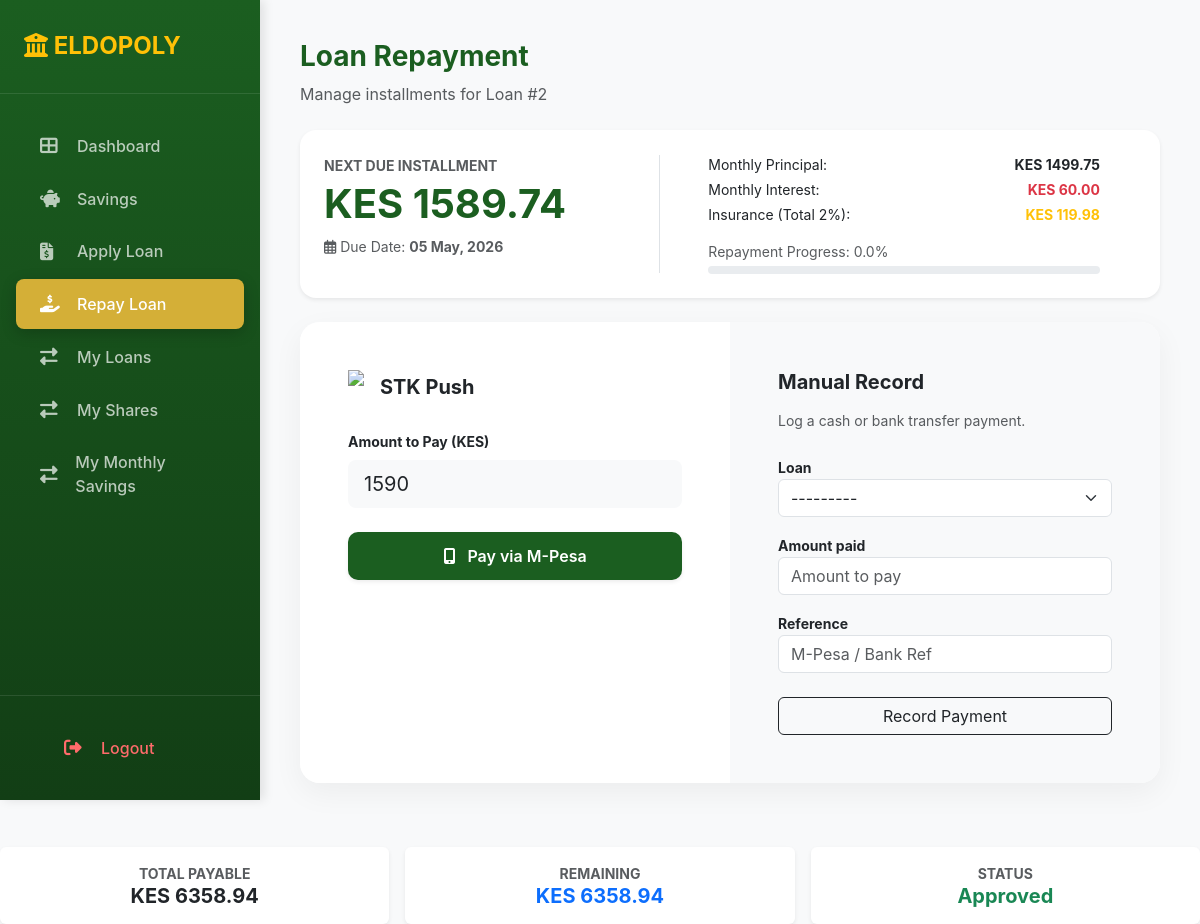
The page /pay_loan (signed in) on the database its author committed.
### home/models.py (models this page shows, shortened)
class Loan(models.Model):
    STATUS = (
    ('pending', 'Pending'),
    ('approved', 'Approved'),
    ('partially_approved', 'Partially Approved'),
    ('disbursed', 'Disbursed'),
    ('defaulted', 'Defaulted'),
    ('completed', 'Completed'),
    ('rejected', 'Rejected'),
)
    member = models.ForeignKey(Profile, on_delete=models.CASCADE,related_name="member_loans")
    purpose = models.ForeignKey(LoanPurpose, on_delete=models.SET_NULL, null=True)
    amount = models.DecimalField(max_digits=10, decimal_places=2)
    Othes_Guarantor = models.CharField(max_length=56,blank=True,null=True)
    interest_rate = models.DecimalField(max_digits=10, decimal_places=2, default=Decimal('12.00'))  # Default interest rate of 12%
    insurance= models.DecimalField(max_digits=10,decimal_places=2 , null=True, blank=True)
    duration_months = models.IntegerField(
        validators=[MinValueValidator(1),
                    MaxValueValidator(48)])
    status = models.CharField(max_length=20, choices=STATUS, default='pending')
    admin_approved = models.BooleanField(default=False)
    staff_approved = models.BooleanField(default=False)
    treasurer_approved = models.BooleanField(default=False)
    application_date = models.DateTimeField(auto_now_add=True)
    approval_date = models.DateTimeField(null=True, blank=True)
    is_disbursed = models.BooleanField(default=False)
    disbursed_at = models.DateTimeField(null=True, blank=True)
    def __str__(self):
        return f"Loan {self.id} - {self.member}"

class LoanRepaymentSchedule(models.Model):
    loan = models.ForeignKey(Loan, on_delete=models.CASCADE)
    installment_number = models.IntegerField()
    due_date = models.DateField()
    amount_due = models.DecimalField(max_digits=10, decimal_places=2)
    is_paid = models.BooleanField(default=False)

### home/views.py (the view)
@login_required
def pay_loan(request):
    profile = request.user.profile
    active_loan = Loan.objects.filter(
        member=profile,
        status__in=['approved', 'disbursed']
    ).order_by('-id').first()
    if not active_loan:
        messages.info(request, "No active loan found to pay.")
        return redirect('member_dashboard')
    overdue_schedules = LoanRepaymentSchedule.objects.filter(
        loan=active_loan,
        is_paid=False,
        due_date__lt=date.today()
    )
    penalty_rate = Decimal('0.02')
    total_penalty = Decimal('0.00')
    for inst in overdue_schedules:
        months = (date.today().year - inst.due_date.year) * 12 + (date.today().month - inst.due_date.month)
        if months > 0:
            total_penalty += inst.amount_due * penalty_rate * months
    if request.method == "POST":
        if request.user.user_type == '4':  # Member
            messages.error(request, "Members can only pay via M-Pesa.")
            return redirect('pay_loan')
        form = LoanRepaymentForm(request.POST, user_profile=profile)
        if form.is_valid():
            try:
                with transaction.atomic():
                    repayment = form.save(commit=False)
                    repayment.member = profile
                    repayment.loan = active_loan
                    repayment.save()
                    amount = repayment.amount_paid
                    schedules = LoanRepaymentSchedule.objects.filter(
                        loan=active_loan,
                        is_paid=False
                    ).order_by('due_date')
                    for inst in schedules:
                        if amount <= 0:
                            break
                        if amount >= inst.amount_due:
                            amount -= inst.amount_due
                            inst.is_paid = True
                            inst.save()
                        else:
                            break
                    if amount > 0:
                        MonthlyContribution.objects.create(
                            member=profile,
                            amount=amount,
                            month=timezone.now().date()
                        )
                    total_payable = LoanRepaymentSchedule.objects.filter(
                        loan=active_loan
                    ).aggregate(Sum('amount_due'))['amount_due__sum'] or Decimal('0')
                    total_paid = LoanRepayment.objects.filter(
                        loan=active_loan
                    ).aggregate(Sum('amount_paid'))['amount_paid__sum'] or Decimal('0')
                    if total_paid >= (total_payable + total_penalty):
                        active_loan.status = 'completed'
                        active_loan.save()
                messages.success(request, f"Payment of KES {repayment.amount_paid:,.2f} recorded.")
                return redirect('pay_loan')
            except Exception as e:
                messages.error(request, f"Error: {str(e)}")
    else:
        form = LoanRepaymentForm(user_profile=profile)
    total_loan_payable = LoanRepaymentSchedule.objects.filter(
        loan=active_loan
    ).aggregate(Sum('amount_due'))['amount_due__sum'] or Decimal('0')
    total_repaid = LoanRepayment.objects.filter(
        loan=active_loan
    ).aggregate(Sum('amount_paid'))['amount_paid__sum'] or Decimal('0')
    remaining_balance = (total_loan_payable - total_repaid) + total_penalty
    next_installment = LoanRepaymentSchedule.objects.filter(
        loan=active_loan,
        is_paid=False
    ).order_by('due_date').first()
    duration = active_loan.duration_months or 1
    insurance_total = active_loan.amount * Decimal('0.02')
    monthly_principal = active_loan.amount / duration
    monthly_insurance = insurance_total / duration
    if next_installment:
        monthly_interest = next_installment.amount_due - monthly_principal - monthly_insurance
    else:
        monthly_interest = Decimal('0')
    progress_percent = (total_repaid / total_loan_payable * 100) if total_loan_payable > 0 else 0
    return render(request, 'pay_loan.html', {
        'form': form,
        'active_loan': active_loan,
        'remaining_balance': remaining_balance,
        'total_loan_payable': total_loan_payable,
        'next_installment': next_installment,
        'monthly_principal': monthly_principal,
        'monthly_interest': monthly_interest,
        'insurance_amount': insurance_total,
        'progress_percent': progress_percent,
        'total_penalty': total_penalty,
    })

### home/forms.py
class LoanRepaymentForm(forms.ModelForm):
    class Meta:
        model = LoanRepayment
        fields = ['loan', 'amount_paid', 'reference']
        widgets = {
            'loan': forms.Select(attrs={'class': 'form-select'}),
            'amount_paid': forms.NumberInput(attrs={'class': 'form-control', 'placeholder': 'Amount to pay'}),
            'reference': forms.TextInput(attrs={'class': 'form-control', 'placeholder': 'M-Pesa / Bank Ref'}),
        }
    def __init__(self, *args, **kwargs):
        user_profile = kwargs.pop('user_profile', None)
        super().__init__(*args, **kwargs)
        if user_profile:
            self.fields['loan'].queryset = Loan.objects.filter(
    member=user_profile,
    status__in=['approved', 'disbursed']
)

### Users/models.py (called while the page is built)
    def __str__(self):
        return f"{self.user.get_full_name() or self.user.username}"

### home/templates/pay_loan.html (shortened to what this page needs)
{% load static %}
<!DOCTYPE html>
<html lang="en">
<head>
    <link href="https://cdn.jsdelivr.net/npm/bootstrap@5.3.0/dist/css/bootstrap.min.css" rel="stylesheet">
    <link rel="stylesheet" href="https://cdnjs.cloudflare.com/ajax/libs/font-awesome/6.4.0/css/all.min.css">
</head>
<body>
<div class="sidebar">
    <div class="sidebar-brand">
        <h4 class="fw-bold text-warning mb-0"><i class="fas fa-university"></i> <span>ELDOPOLY</span></h4>
    </div>
    <div class="nav-menu">
        <a href="{% url 'member_dashboard' %}"><i class="fas fa-th-large"></i> <span>Dashboard</span></a>
        <a href="{% url 'deposit_savings' %}"><i class="fas fa-piggy-bank"></i> <span>Savings</span></a>
        <a href="{% url 'apply_loan' %}"><i class="fas fa-file-invoice-dollar"></i> <span>Apply Loan</span></a>
        <a href="{% url 'pay_loan' %}" class="active"><i class="fas fa-hand-holding-usd"></i> <span>Repay Loan</span></a>
        <a href="{% url 'my_loans' %}"><i class="fas fa-exchange-alt"></i> My Loans</a>
        <a href="{% url 'my_shares' %}"><i class="fas fa-exchange-alt"></i> My Shares</a>
        <a href="{% url 'my_savings' %}"><i class="fas fa-exchange-alt"></i> My Monthly Savings</a>
    </div>
    <div class="sidebar-footer">
        <a href="{% url 'Logout' %}" class="logout-link"><i class="fas fa-sign-out-alt"></i> <span>Logout</span></a>
    </div>
</div>
<div class="main-content">
    <div class="mb-4">
        <h3 class="fw-bold" style="color: var(--eldo-green);">Loan Repayment</h3>
        <p class="text-muted">Manage installments for Loan #{{ active_loan.id }}</p>
    </div>
    {% if next_installment %}
    <div class="card border-0 shadow-sm rounded-4 mb-4 bg-white">
        <div class="card-body p-4">
            <div class="row align-items-center">
                <div class="col-md-5 border-end text-center text-md-start">
                    <p class="text-muted mb-1 small text-uppercase fw-bold">Next Due Installment</p>
                    <h2 class="display-6 fw-bold" style="color: var(--eldo-green);">
                        KES {{ next_installment.amount_due|floatformat:2 }}
                    </h2>
                    <p class="text-muted small"><i class="far fa-calendar-alt"></i> Due Date: <strong>{{ next_installment.due_date|date:"d M, Y" }}</strong></p>
                </div>
                <div class="col-md-7 px-lg-5">
                    <div class="d-flex justify-content-between mb-1 small">
                        <span>Monthly Principal:</span>
                        <span class="fw-bold">KES {{ monthly_principal|floatformat:2 }}</span>
                    </div>
                    <div class="d-flex justify-content-between mb-1 small">
                        <span>Monthly Interest:</span>
                        <span class="fw-bold text-danger">KES {{ monthly_interest|floatformat:2 }}</span>
                    </div>
                    <div class="d-flex justify-content-between mb-1 small">
                        <span>Insurance (Total 2%):</span>
                        <span class="fw-bold text-warning">KES {{ insurance_amount|floatformat:2 }}</span>
                    </div>
                    <div class="mt-3">
                        <small class="text-muted d-block mb-1">Repayment Progress: {{ progress_percent|floatformat:1 }}%</small>
                        <div class="progress progress-thin">
                        </div>
                    </div>
                </div>
            </div>
        </div>
    </div>
    <d<div class="card payment-card mb-4">
    <div class="row g-0">
        <div class="col-md-6 p-4 p-lg-5 bg-white">
            <div class="d-flex align-items-center mb-4">
                <img src="https://upload.wikimedia.org/wikipedia/commons/1/15/M-PESA_LOGO-01.svg" height="35" class="me-3">
                <h5 class="fw-bold mb-0">STK Push</h5>
            </div>
            <form id="mpesaForm" action="{% url 'initiate_stk_push' %}" method="POST">
                <div class="mb-4">
                    <label class="form-label small fw-bold">Amount to Pay (KES)</label>
                    <input type="number" name="amount" class="form-control form-control-lg bg-light border-0" value="{{ next_installment.amount_due|floatformat:0 }}">
                </div>
                <button type="button" onclick="confirmMpesa()" class="btn btn-green w-100 shadow-sm">
                    <i class="fas fa-mobile-alt me-2"></i> Pay via M-Pesa
                </button>
            </form>
        </div>
        {% if request.user.user_type == '3' %}
        <div class="col-md-6 p-4 p-lg-5 bg-light">
            <h5 class="fw-bold mb-3">Manual Record</h5>
            <p class="small text-muted mb-4">Log a cash or bank transfer payment.</p>
            <form id="manualForm" method="post">
                {% for field in form %}
                    <div class="mb-3">
                        <label class="small fw-bold">{{ field.label }}</label>
                        {{ field }}
                    </div>
                {% endfor %}
                <button type="button" onclick="confirmManual()" class="btn btn-outline-dark w-100 mt-2">
                    Record Payment
                </button>
            </form>
        </div>
        {% endif %}
    </div>
</div>
    <div class="row g-3">
        <div class="col-md-4">
            <div class="card border-0 shadow-sm p-3 text-center">
                <small class="text-muted fw-bold text-uppercase">Total Payable</small>
                <h5 class="fw-bold mb-0">KES {{ total_loan_payable|floatformat:2 }}</h5>
            </div>
        </div>
        <div class="col-md-4">
            <div class="card border-0 shadow-sm p-3 text-center">
                <small class="text-muted fw-bold text-uppercase">Remaining</small>
                <h5 class="fw-bold mb-0 text-primary">KES {{ remaining_balance|floatformat:2 }}</h5>
            </div>
        </div>
        <div class="col-md-4">
            <div class="card border-0 shadow-sm p-3 text-center">
                <small class="text-muted fw-bold text-uppercase">Status</small>
                <h5 class="fw-bold mb-0 text-success">{{ active_loan.status|title }}</h5>
            </div>
        </div>
    </div>
    {% endif %}
</body>
</html>

### home/templates/pay_loan.html (style rules this page uses)
:root { --eldo-green: #1B5E20; --eldo-gold: #D4AF37; --eldo-yellow: #FFD700; --light-bg: #f8f9fa; --sidebar-width: 260px; }
body { background: var(--light-bg); font-family: 'Inter', sans-serif; overflow-x: hidden; }
.sidebar { height: 100vh; position: fixed; width: var(--sidebar-width); background: linear-gradient(180deg, #1B5E20 0%, #123e15 100%); color: white; display: flex; flex-direction: column; z-index: 1000; box-shadow: 4px 0 10px rgba(0,0,0,0.1); }
.sidebar-brand { padding: 2rem 1.5rem; border-bottom: 1px solid rgba(255,255,255,0.1); }
.nav-menu { padding: 1.5rem 0; flex-grow: 1; }
.sidebar a { display: flex; align-items: center; color: rgba(255,255,255,0.7); padding: 0.8rem 1.5rem; text-decoration: none; transition: 0.3s; margin: 0.2rem 1rem; border-radius: 8px; font-weight: 500; }
.sidebar a i { width: 25px; font-size: 1.1rem; margin-right: 12px; }
.sidebar a.active { background: var(--eldo-gold); color: #fff; box-shadow: 0 4px 15px rgba(0,0,0,0.2); }
.sidebar-footer { padding: 1.5rem; border-top: 1px solid rgba(255,255,255,0.1); }
.logout-link { color: #ff6b6b !important; }
.main-content { margin-left: var(--sidebar-width); padding: 40px; transition: 0.3s; }
.payment-card { border: none; border-radius: 20px; box-shadow: 0 10px 30px rgba(0,0,0,0.05); overflow: hidden; }
.btn-green { background: var(--eldo-green); color: white; border-radius: 10px; padding: 12px; font-weight: 600; border: none; transition: 0.3s; }
.progress-thin { height: 8px; border-radius: 10px; background: #e9ecef; }

### rows shown on the page
Loan: id "2", status "Approved"
LoanRepaymentSchedule: amount_due "1589.74", due_date "05 May, 2026", amount "1590"

### other values the page prints
{{ monthly_principal|floatformat:2 }} "1499.75"
{{ monthly_interest|floatformat:2 }} "60.00"
{{ insurance_amount|floatformat:2 }} "119.98"
{{ progress_percent|floatformat:1 }} "0.0"
{{ field.label }} "Loan" "Amount paid" "Reference"
{{ total_loan_payable|floatformat:2 }} "6358.94"
{{ remaining_balance|floatformat:2 }} "6358.94"
